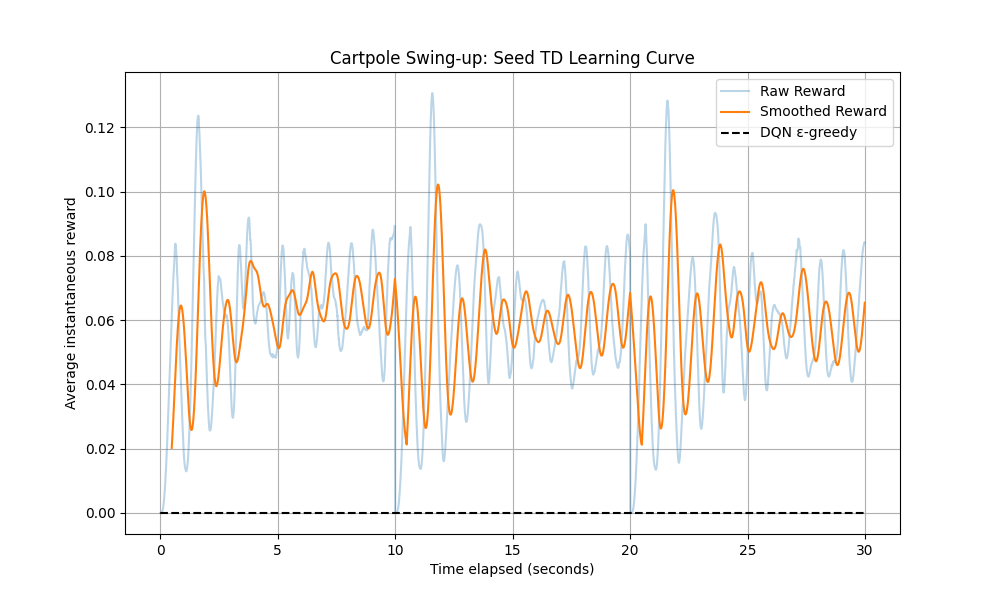

Python code for this plot:
import numpy as np
import torch
import torch.nn as nn
import torch.optim as optim
import matplotlib.pyplot as plt
from tqdm import tqdm
import random
import math
from dm_control import suite

# Constants from the paper
TIMESTEP = 3000  # 30 seconds at 0.01 timestep
ACTION_MAP = [-10, 0, 10]  # Force values from the paper

def featurize(state):
    x, x_dot, theta, theta_dot = state
    return np.array([
        math.cos(theta),
        math.sin(theta),
        theta_dot / 10.0,
        x / 10.0,
        x_dot / 10.0,
        1.0 if abs(x) < 0.1 else 0.0
    ], dtype=np.float32)

class QNetwork(nn.Module):
    def __init__(self):
        super().__init__()
        self.fc1 = nn.Linear(6, 50)
        self.fc2 = nn.Linear(50, 50)
        self.head = nn.Linear(50, 3)

    def forward(self, x):
        x1 = torch.relu(self.fc1(x))
        x2 = torch.relu(self.fc2(x1))
        return self.head(x2 + x1)

class SeedEnsemble:
    def __init__(self, ensemble_size=30, device="cpu"):
        self.device = device
        self.ensemble_size = ensemble_size
        self.models = []
        self.priors = []
        self.noise_seeds = []

        for _ in range(ensemble_size):
            model = QNetwork().to(device)
            prior = QNetwork().to(device)

            for net in [model, prior]:
                for layer in net.children():
                    if isinstance(layer, nn.Linear):
                        nn.init.xavier_uniform_(layer.weight)
                        if layer.bias is not None:
                            nn.init.zeros_(layer.bias)

            noise_seed = np.random.normal(0, 0.01, size=100000)
            self.models.append(model)
            self.priors.append(prior)
            self.noise_seeds.append(noise_seed)

        self.optimizers = [optim.Adam(model.parameters(), lr=1e-3) for model in self.models]

    def get_model(self, agent_idx):
        return self.models[agent_idx % self.ensemble_size]

    def get_prior(self, agent_idx):
        return self.priors[agent_idx % self.ensemble_size]

    def get_noise(self, model_idx, exp_idx):
        noise_arr = self.noise_seeds[model_idx % self.ensemble_size]
        return noise_arr[exp_idx % len(noise_arr)]

def create_cartpole_env():
    env = suite.load('cartpole', 'swingup')
    physics = env.physics
    task = env._task  # Access task to retrieve reward later
    return env, physics, task

def is_terminated(state):
    x, x_dot, theta, theta_dot = state
    return abs(x) > 2.0 or abs(theta) > math.radians(90)


def run_experiment(K=100, ensemble_size=30, num_seeds=5):
    print("Running experiment with K={}, ensemble_size={}, num_seeds={}".format(K, ensemble_size, num_seeds))
    device = torch.device("cuda" if torch.cuda.is_available() else "cpu")
    all_results = []

    for seed in range(num_seeds):
        torch.manual_seed(seed)
        np.random.seed(seed)
        random.seed(seed)

        ensemble = SeedEnsemble(ensemble_size=ensemble_size, device=device)
        replay_buffer = []
        results = np.zeros(TIMESTEP)
        
        # Initialize environments and states for all agents
        envs = []
        physics_list = []
        tasks = []
        states = []
        for _ in range(K):
            env, physics, task = create_cartpole_env()
            env.reset()
            physics.data.qpos[:] = [0.0, np.pi]
            physics.data.qvel[:] = [0.0, 0.0]
            physics.after_reset()
            envs.append(env)
            physics_list.append(physics)
            tasks.append(task)
            states.append(physics.state())

        # Main training loop - iterate over timesteps
        for step in tqdm(range(TIMESTEP), desc=f"Seed {seed+1}/{num_seeds}"):
            # Process all agents for this timestep
            for agent_idx in range(K):
                # Get current agent's model and state
                model = ensemble.get_model(agent_idx)
                prior = ensemble.get_prior(agent_idx)
                optimizer = ensemble.optimizers[agent_idx % ensemble.ensemble_size]
                state = states[agent_idx]

                # Select and take action
                obs_tensor = torch.tensor(featurize(state)).float().unsqueeze(0).to(device)
                with torch.no_grad():
                    q_vals = model(obs_tensor) + 3.0 * prior(obs_tensor)
                    action_idx = torch.argmax(q_vals).item()

                action = ACTION_MAP[action_idx]
                envs[agent_idx].step([action])
                new_state = physics_list[agent_idx].state()

                # Get reward and store experience
                reward = tasks[agent_idx].get_reward(physics_list[agent_idx])
                model_idx = agent_idx % ensemble.ensemble_size
                noise = ensemble.get_noise(model_idx, len(replay_buffer))
                replay_buffer.append((state, action_idx, reward + noise, new_state))

                # Update results and state
                results[step] += reward
                states[agent_idx] = new_state

                # Update networks if enough experiences
                if len(replay_buffer)%48 == 0:
                    batch = random.sample(replay_buffer, 16)
                    obs_b, act_b, rew_b, next_obs_b = zip(*batch)

                    obs_b = torch.tensor(np.array([featurize(o) for o in obs_b])).float().to(device)
                    next_obs_b = torch.tensor(np.array([featurize(o) for o in next_obs_b])).float().to(device)
                    act_b = torch.tensor(act_b).long().to(device)
                    rew_b = torch.tensor(rew_b).float().to(device)

                    # Update all models in the ensemble
                    for model_idx in range(ensemble_size):
                        model = ensemble.models[model_idx]
                        prior = ensemble.priors[model_idx]
                        optimizer = ensemble.optimizers[model_idx]

                        with torch.no_grad():
                            q_next = model(next_obs_b) + 3.0 * prior(next_obs_b)
                            q_next = q_next.max(1)[0]

                        target = rew_b + 0.9 * q_next

                        q_pred = model(obs_b)
                        q_val = q_pred.gather(1, act_b.unsqueeze(1)).squeeze()
                        prior_val = prior(obs_b).gather(1, act_b.unsqueeze(1)).squeeze()

                        loss = (1/0.01) * ((q_val - target)**2).mean() + (1/0.01) * ((q_val - prior_val)**2).mean()
                        
                        optimizer.zero_grad()
                        loss.backward()
                        optimizer.step()

        all_results.append(results / K)

    mean_results = np.mean(all_results, axis=0)
    print(mean_results[:5], mean_results[-5:], len(mean_results))
    return mean_results

def plot_results(results):
    timestep = np.arange(TIMESTEP) * 0.01
    window_size = 50  # Adjust this value to control smoothing amount
    smoothed_results = np.convolve(results, np.ones(window_size)/window_size, mode='valid')
    # Adjust timestep to match smoothed results length
    smoothed_timestep = timestep[window_size-1:]
    
    plt.figure(figsize=(10, 6))
    plt.plot(timestep, results, alpha=0.3, label='Raw Reward')  # Raw data with transparency
    plt.plot(smoothed_timestep, smoothed_results, label='Smoothed Reward')  # Smoothed data
    plt.plot(timestep, np.zeros_like(timestep), 'k--', label='DQN ε-greedy')
    
    plt.xlabel('Time elapsed (seconds)')
    plt.ylabel('Average instantaneous reward')
    plt.title('Cartpole Swing-up: Seed TD Learning Curve')
    plt.legend()
    plt.grid()
    plt.savefig('cartpole6.png')

if __name__ == '__main__':
    K = 10
    num_seeds = 1
    ensemble_size = min(30, K)
    results = run_experiment(K=K, ensemble_size=ensemble_size, num_seeds=num_seeds)
    plot_results(results)
